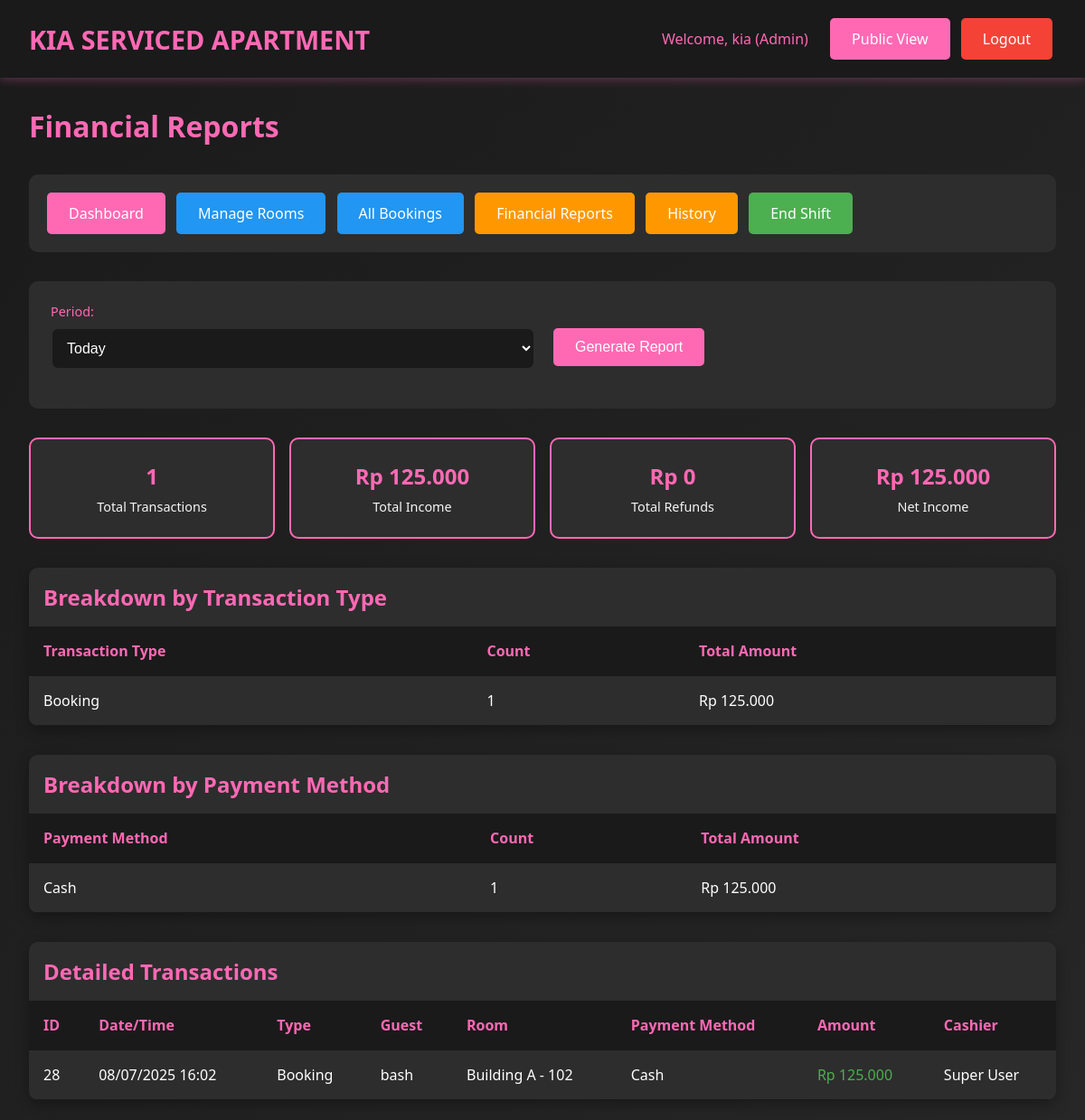
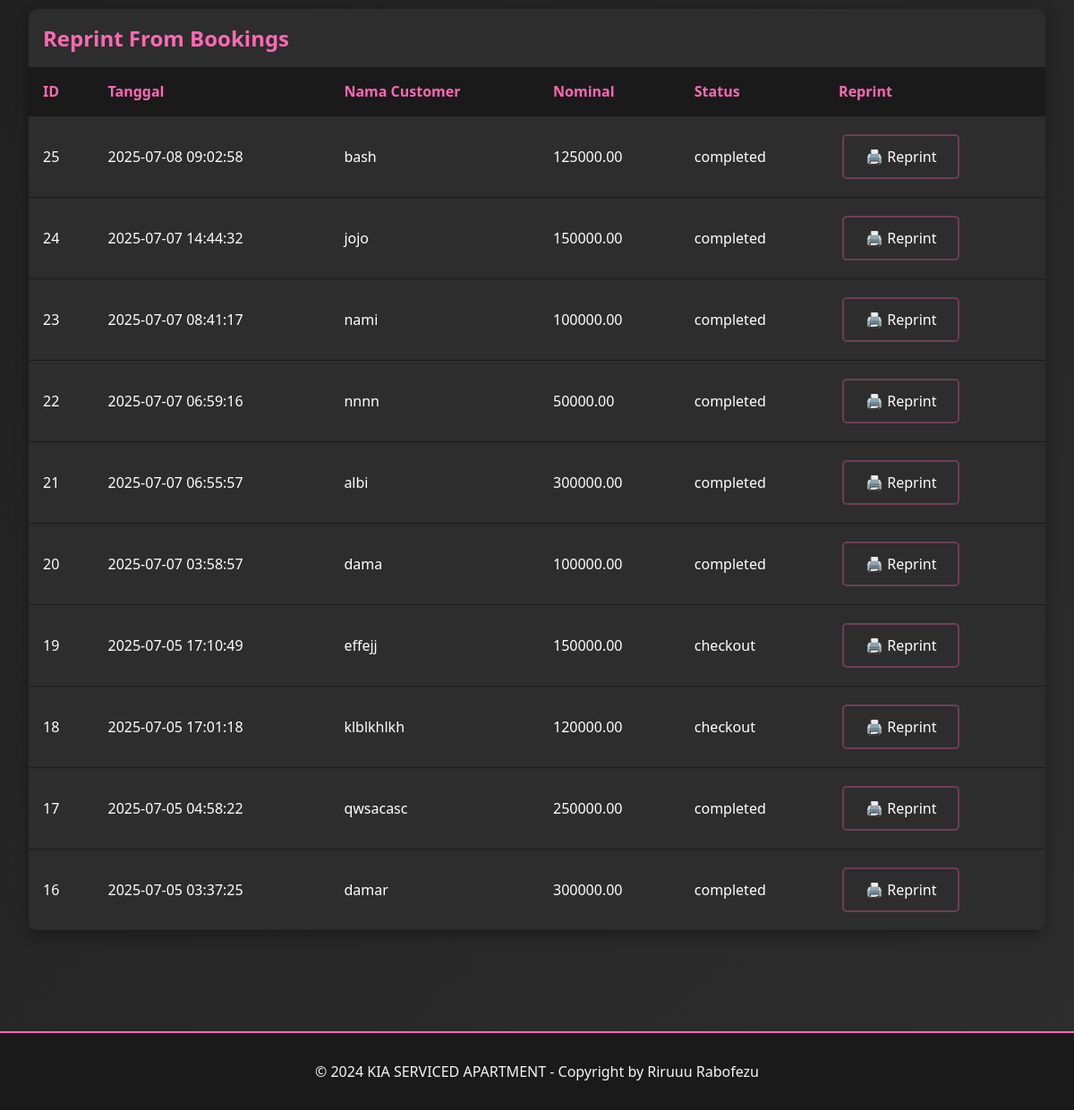
The app's page /admin/reports.php (signed in), older data (2 pictures, top to bottom).
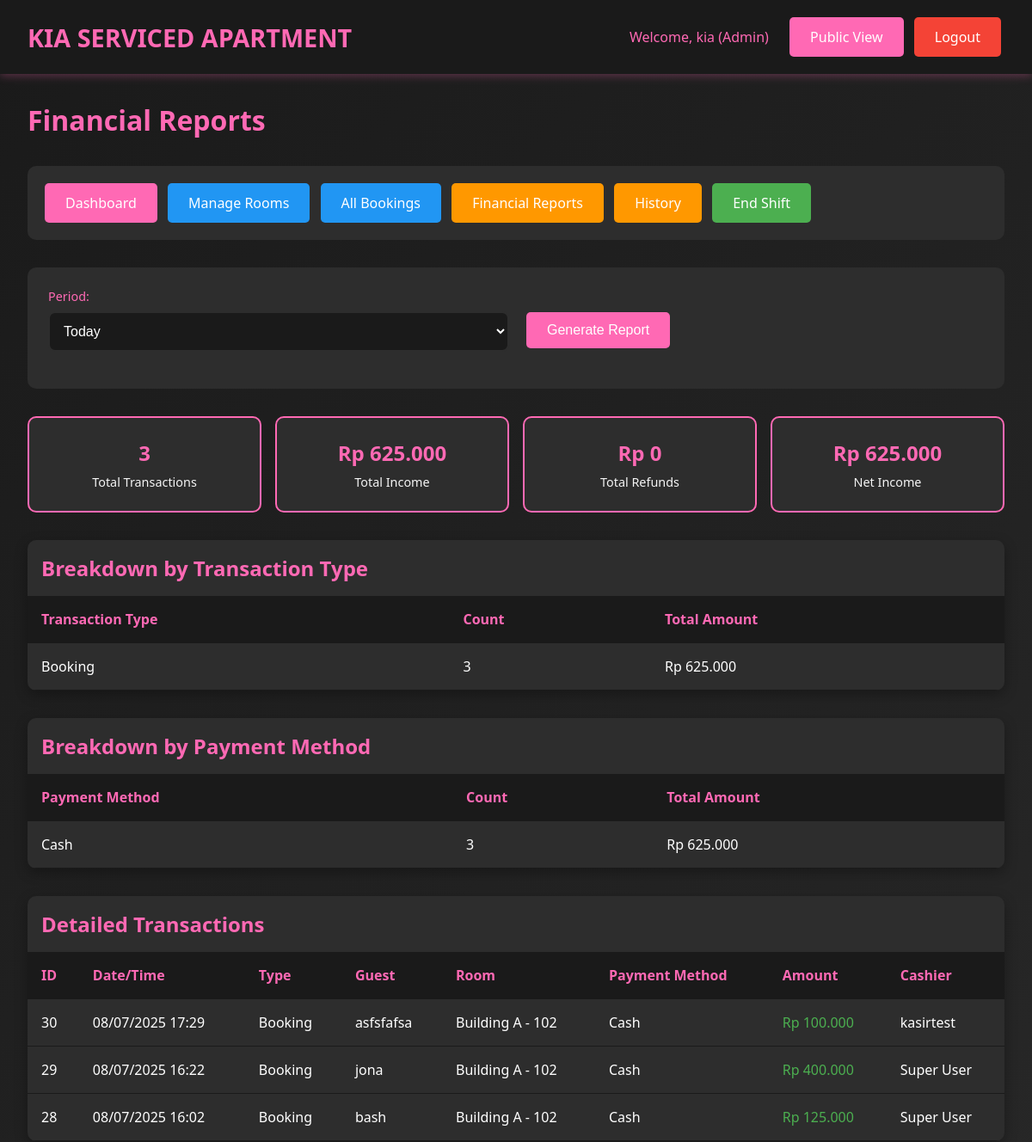
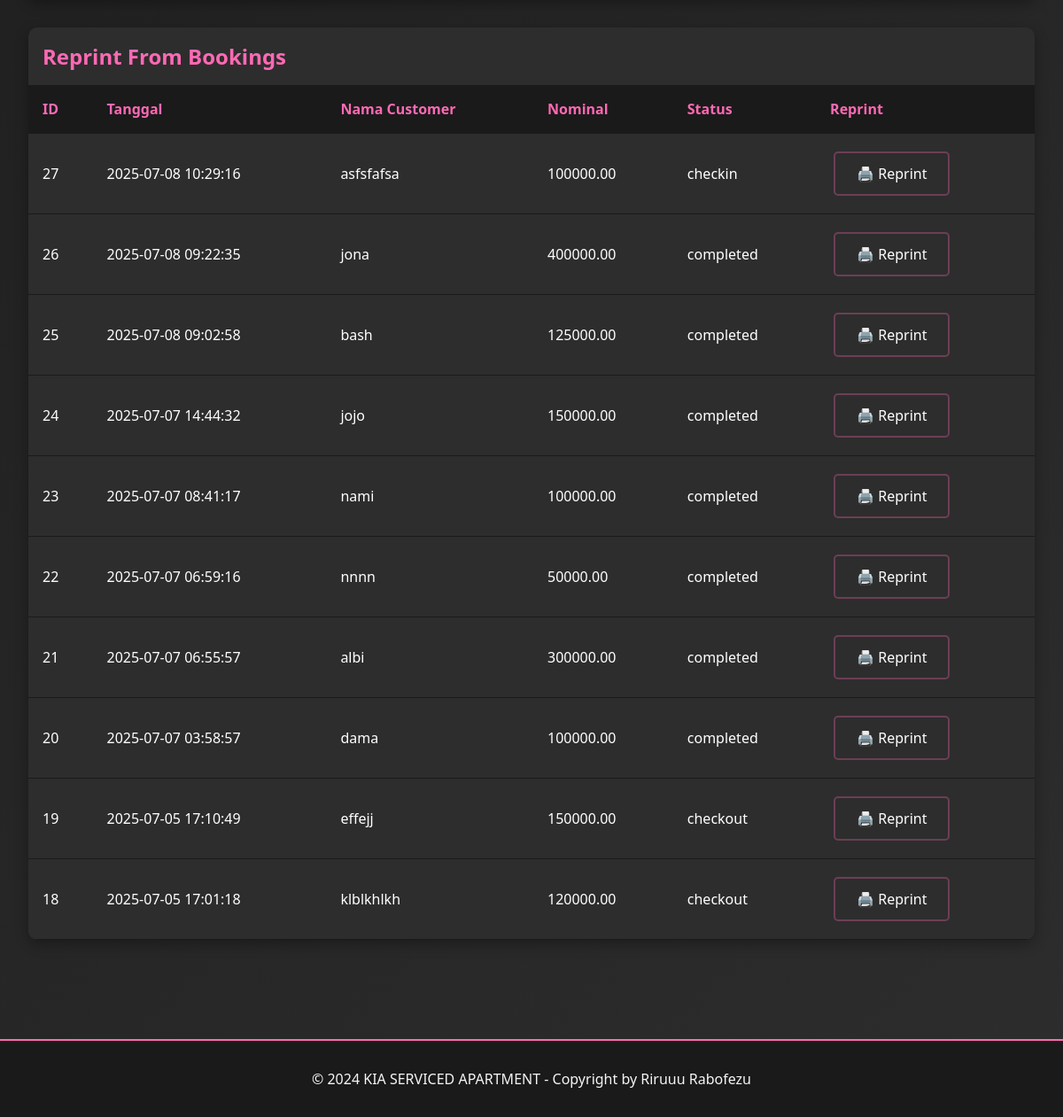
The same page, newer data (2 pictures, top to bottom).
### tables this page shows
CREATE TABLE `transactions` (
  `id` int(11) NOT NULL,
  `booking_id` int(11) NOT NULL,
  `transaction_type` enum('booking','extra_time','refund') NOT NULL,
  `amount` decimal(10,2) NOT NULL,
  `payment_method` varchar(50) NOT NULL,
  `transaction_date` datetime DEFAULT CURRENT_TIMESTAMP,
  `created_by` int(11) NOT NULL,
  `notes` text
);

CREATE TABLE `bookings` (
  `id` int(11) NOT NULL,
  `room_id` int(11) NOT NULL,
  `guest_name` varchar(100) NOT NULL,
  `arrival_time` datetime NOT NULL,
  `phone_number` varchar(20) NOT NULL,
  `duration_type` enum('transit','fullday') NOT NULL,
  `duration_hours` int(11) NOT NULL,
  `price_amount` decimal(10,2) NOT NULL,
  `payment_method` varchar(50) NOT NULL,
  `deposit_type` enum('cash','id_card','no_deposit') NOT NULL,
  `deposit_amount` decimal(10,2) DEFAULT '0.00',
  `notes` text,
  `status` enum('booked','checkin','checkout','cancelled','no_show','completed') DEFAULT 'booked',
  `checkin_time` datetime DEFAULT NULL,
  `checkout_time` datetime DEFAULT NULL,
  `extra_time_hours` int(11) DEFAULT '0',
  `extra_time_amount` decimal(10,2) DEFAULT '0.00',
  `refund_amount` decimal(10,2) DEFAULT '0.00',
  `refund_method` varchar(50) DEFAULT NULL,
  `created_by` int(11) NOT NULL,
  `created_at` timestamp NOT NULL DEFAULT CURRENT_TIMESTAMP,
  `updated_at` timestamp NOT NULL DEFAULT CURRENT_TIMESTAMP ON UPDATE CURRENT_TIMESTAMP
);

CREATE TABLE `rooms` (
  `id` int(11) NOT NULL,
  `location` varchar(100) NOT NULL,
  `floor_number` int(11) NOT NULL,
  `room_number` varchar(20) NOT NULL,
  `room_type` varchar(50) NOT NULL,
  `wifi_name` varchar(100) DEFAULT NULL,
  `wifi_password` varchar(100) DEFAULT NULL,
  `status` enum('ready','booked','checkin','checkout') DEFAULT 'ready',
  `created_at` timestamp NOT NULL DEFAULT CURRENT_TIMESTAMP,
  `updated_at` timestamp NOT NULL DEFAULT CURRENT_TIMESTAMP ON UPDATE CURRENT_TIMESTAMP
);

CREATE TABLE `users` (
  `id` int(11) NOT NULL,
  `username` varchar(50) NOT NULL,
  `password` varchar(255) NOT NULL,
  `full_name` varchar(100) NOT NULL,
  `role` enum('superuser','admin','cashier') NOT NULL,
  `created_at` timestamp NOT NULL DEFAULT CURRENT_TIMESTAMP,
  `updated_at` timestamp NOT NULL DEFAULT CURRENT_TIMESTAMP ON UPDATE CURRENT_TIMESTAMP
);

### includes/config.php (called while the page is built, shortened)
<?php
function formatCurrency($amount) {
    return 'Rp ' . number_format($amount, 0, ',', '.');
}
function formatDateTime($datetime) {
    return date('d/m/Y H:i', strtotime($datetime));
}
?>

### admin/reports.php (the view, shortened to what the changed rows need)
<?php
require_once "../includes/config.php";
$period = $_GET["period"] ?? "today";
$date_filter = "";
$params = [];
$stmt = $pdo->prepare("SELECT b.*, r.room_number, r.location FROM bookings b
                      JOIN rooms r ON b.room_id = r.id
                      ORDER BY b.created_at DESC LIMIT 10");
$stmt->execute();
$recent_bookings = $stmt->fetchAll();
switch ($period) {
    case "today":
        $date_filter = "DATE(transaction_date) = CURDATE()";
        break;
}
$sql = "SELECT
            COUNT(CASE WHEN amount > 0 THEN 1 END) as total_transactions,
            SUM(CASE WHEN amount > 0 THEN amount ELSE 0 END) as total_income,
            SUM(CASE WHEN amount < 0 THEN ABS(amount) ELSE 0 END) as total_refunds,
            SUM(amount) as net_income
        FROM transactions
        WHERE $date_filter";
$stmt = $pdo->prepare($sql);
$stmt->execute($params);
$summary = $stmt->fetch();
$sql = "SELECT
            transaction_type,
            COUNT(*) as count,
            SUM(amount) as total
        FROM transactions
        WHERE $date_filter
        GROUP BY transaction_type";
$stmt = $pdo->prepare($sql);
$stmt->execute($params);
$by_type = $stmt->fetchAll();
$sql = "SELECT
            payment_method,
            COUNT(*) as count,
            SUM(amount) as total
        FROM transactions
        WHERE $date_filter AND amount > 0
        GROUP BY payment_method";
$stmt = $pdo->prepare($sql);
$stmt->execute($params);
$by_payment = $stmt->fetchAll();
$sql = "SELECT t.*, b.guest_name, r.room_number, r.location, u.full_name as cashier_name
        FROM transactions t
        JOIN bookings b ON t.booking_id = b.id
        JOIN rooms r ON b.room_id = r.id
        JOIN users u ON t.created_by = u.id
        WHERE $date_filter
        ORDER BY t.transaction_date DESC";
$stmt = $pdo->prepare($sql);
$stmt->execute($params);
$transactions = $stmt->fetchAll();
?>
<!DOCTYPE html>
<html lang="id">
<head>
    <link rel="stylesheet" href="../assets/css/style.css">
</head>
<body>
    <div class="container">
        <h1 style="color: var(--primary-pink); margin-bottom: 2rem;">Financial Reports</h1>
        <div class="summary-grid">
            <div class="summary-card">
                <div class="summary-amount"><?php echo $summary["total_transactions"]; ?></div>
                <div class="summary-label">Total Transactions</div>
            </div>
            <div class="summary-card">
                <div class="summary-amount"><?php echo formatCurrency($summary["total_income"]); ?></div>
                <div class="summary-label">Total Income</div>
            </div>
            <div class="summary-card">
                <div class="summary-amount"><?php echo formatCurrency($summary["net_income"]); ?></div>
                <div class="summary-label">Net Income</div>
            </div>
        </div>
        <div class="table-container">
            <h2 style="color: var(--primary-pink); margin: 1rem;">Breakdown by Transaction Type</h2>
            <table class="table">
                <thead>
                    <tr>
                        <th>Transaction Type</th>
                        <th>Count</th>
                        <th>Total Amount</th>
                    </tr>
                </thead>
                <tbody>
                    <?php foreach ($by_type as $type): ?>
                    <tr>
                        <td><?php echo ucfirst(str_replace("_", " ", $type["transaction_type"])); ?></td>
                        <td><?php echo $type["count"]; ?></td>
                        <td><?php echo formatCurrency($type["total"]); ?></td>
                    </tr>
                    <?php endforeach; ?>
                </tbody>
            </table>
        </div>
        <div class="table-container">
            <h2 style="color: var(--primary-pink); margin: 1rem;">Breakdown by Payment Method</h2>
            <table class="table">
                <thead>
                    <tr>
                        <th>Payment Method</th>
                        <th>Count</th>
                        <th>Total Amount</th>
                    </tr>
                </thead>
                <tbody>
                    <?php foreach ($by_payment as $payment): ?>
                    <tr>
                        <td><?php echo ucfirst($payment["payment_method"]); ?></td>
                        <td><?php echo $payment["count"]; ?></td>
                        <td><?php echo formatCurrency($payment["total"]); ?></td>
                    </tr>
                    <?php endforeach; ?>
                </tbody>
            </table>
        </div>
        <div class="table-container">
            <h2 style="color: var(--primary-pink); margin: 1rem;">Detailed Transactions</h2>
            <table class="table">
                <thead>
                    <tr>
                        <th>ID</th>
                        <th>Date/Time</th>
                        <th>Type</th>
                        <th>Guest</th>
                        <th>Room</th>
                        <th>Payment Method</th>
                        <th>Amount</th>
                        <th>Cashier</th>
                    </tr>
                </thead>
                <tbody>
                    <?php foreach ($transactions as $transaction): ?>
                    <tr>
                        <td><?php echo $transaction["id"]; ?></td>
                        <td><?php echo formatDateTime($transaction["transaction_date"]); ?></td>
                        <td><?php echo ucfirst(str_replace("_", " ", $transaction["transaction_type"])); ?></td>
                        <td><?php echo htmlspecialchars($transaction["guest_name"]); ?></td>
                        <td><?php echo htmlspecialchars($transaction["location"] . " - " . $transaction["room_number"]); ?></td>
                        <td><?php echo ucfirst($transaction["payment_method"]); ?></td>
                        <td style="color: <?php echo $transaction["amount"] >= 0 ? "var(--success)" : "var(--danger)"; ?>">
                            <?php echo formatCurrency($transaction["amount"]); ?>
                        </td>
                        <td><?php echo htmlspecialchars($transaction["cashier_name"]); ?></td>
                    </tr>
                    <?php endforeach; ?>
                </tbody>
            </table>
        </div>
		<div class="table-container">
			<h2 style="color: var(--primary-pink); margin: 1rem;">Reprint From Bookings</h2>
			<table class="table">
				<thead>
					<tr>
						<th>ID</th>
						<th>Tanggal</th>
						<th>Nama Customer</th>
						<th>Nominal</th>
						<th>Status</th>
					<th>Reprint</th>
					</tr>
				</thead>
			<tbody>
				<?php foreach($recent_bookings as $trx): ?>
				<tr>
					<td><?= htmlspecialchars($trx['id']) ?></td>
					<td><?= htmlspecialchars($trx['created_at']) ?></td>
					<td><?= htmlspecialchars($trx['guest_name']) ?></td>
					<td><?= htmlspecialchars($trx['price_amount']) ?></td>
					<td><?= htmlspecialchars($trx['status']) ?></td>
					<td>
						<a href="../includes/print_receipt.php?booking_id=<?= urlencode($trx['id']) ?>"
						class="btn btn-secondary" target="_blank" title="Cetak ulang struk">
						🖨️ Reprint
						</a>
					</td>
				</tr>
				<?php endforeach; ?>
			</tbody>
			</table>
		</div>
	</div>
</body>
</html>

Row changes from the older to the newer data that the page shows:
no longer on this page (row unchanged): bookings: id "17", created_at "2025-07-05 04:58:22", guest_name "qwsacasc", price_amount "250000.00", status "completed"
no longer on this page (row unchanged): bookings: id "16", created_at "2025-07-05 03:37:25", guest_name "damar", price_amount "300000.00", status "completed"
added transactions: id "30", transaction_date "08/07/2025 17:29", transaction_type "Booking", booking.guest_name "asfsfafsa", rooms.location+room_number "Building A - 102", payment_method "Cash", amount "Rp 100.000", created_by.full_name "kasirtest"
added transactions: id "29", transaction_date "08/07/2025 16:22", transaction_type "Booking", booking.guest_name "jona", rooms.location+room_number "Building A - 102", payment_method "Cash", amount "Rp 400.000", created_by.full_name "Super User"
added bookings: id "27", created_at "2025-07-08 10:29:16", guest_name "asfsfafsa", price_amount "100000.00", status "checkin"
added bookings: id "26", created_at "2025-07-08 09:22:35", guest_name "jona", price_amount "400000.00", status "completed"
Text that changed along with them:
$summary["total_transactions"]: "1" → "3"
formatCurrency($summary["total_income"]): "Rp 125.000" → "Rp 625.000"
formatCurrency($summary["net_income"]): "Rp 125.000" → "Rp 625.000"
new list line: "Booking 3 Rp 625.000"
new list line: "Cash 3 Rp 625.000"
list line gone: "Booking 1 Rp 125.000"
list line gone: "Cash 1 Rp 125.000"
